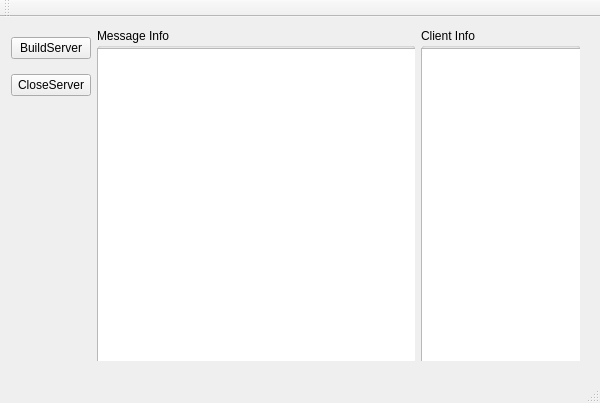
<?xml version="1.0" encoding="UTF-8"?>
<ui version="4.0">
 <class>MainWindow</class>
 <widget class="QMainWindow" name="MainWindow">
  <property name="geometry">
   <rect>
    <x>0</x>
    <y>0</y>
    <width>600</width>
    <height>403</height>
   </rect>
  </property>
  <property name="windowTitle">
   <string>MainWindow</string>
  </property>
  <widget class="QWidget" name="centralWidget">
   <widget class="QWidget" name="horizontalLayoutWidget">
    <property name="geometry">
     <rect>
      <x>0</x>
      <y>0</y>
      <width>591</width>
      <height>355</height>
     </rect>
    </property>
    <layout class="QHBoxLayout" name="horizontalLayout" stretch="1,6,3">
     <property name="sizeConstraint">
      <enum>QLayout::SetNoConstraint</enum>
     </property>
     <item>
      <layout class="QVBoxLayout" name="verticalLayout_3">
       <property name="sizeConstraint">
        <enum>QLayout::SetNoConstraint</enum>
       </property>
       <property name="topMargin">
        <number>0</number>
       </property>
       <property name="bottomMargin">
        <number>256</number>
       </property>
       <item>
        <widget class="QPushButton" name="pushButton_2">
         <property name="sizePolicy">
          <sizepolicy hsizetype="Minimum" vsizetype="Fixed">
           <horstretch>0</horstretch>
           <verstretch>0</verstretch>
          </sizepolicy>
         </property>
         <property name="contextMenuPolicy">
          <enum>Qt::CustomContextMenu</enum>
         </property>
         <property name="text">
          <string>BuildServer</string>
         </property>
        </widget>
       </item>
       <item>
        <widget class="QPushButton" name="pushButton">
         <property name="text">
          <string>CloseServer</string>
         </property>
        </widget>
       </item>
      </layout>
     </item>
     <item>
      <layout class="QVBoxLayout" name="verticalLayout" stretch="0">
       <property name="spacing">
        <number>6</number>
       </property>
       <item>
        <widget class="QGroupBox" name="groupBox">
         <property name="title">
          <string>Message Info</string>
         </property>
         <widget class="QTextBrowser" name="textBrowser">
          <property name="geometry">
           <rect>
            <x>0</x>
            <y>20</y>
            <width>331</width>
            <height>321</height>
           </rect>
          </property>
         </widget>
        </widget>
       </item>
      </layout>
     </item>
     <item>
      <layout class="QHBoxLayout" name="horizontalLayout_2">
       <item>
        <widget class="QGroupBox" name="groupBox_2">
         <property name="title">
          <string>Client Info</string>
         </property>
         <widget class="QListWidget" name="listWidget">
          <property name="geometry">
           <rect>
            <x>0</x>
            <y>20</y>
            <width>161</width>
            <height>321</height>
           </rect>
          </property>
         </widget>
        </widget>
       </item>
      </layout>
     </item>
    </layout>
   </widget>
  </widget>
  <widget class="QMenuBar" name="menuBar">
   <property name="geometry">
    <rect>
     <x>0</x>
     <y>0</y>
     <width>600</width>
     <height>19</height>
    </rect>
   </property>
  </widget>
  <widget class="QToolBar" name="mainToolBar">
   <attribute name="toolBarArea">
    <enum>TopToolBarArea</enum>
   </attribute>
   <attribute name="toolBarBreak">
    <bool>false</bool>
   </attribute>
  </widget>
  <widget class="QStatusBar" name="statusBar"/>
 </widget>
 <layoutdefault spacing="6" margin="11"/>
 <resources/>
 <connections/>
</ui>
